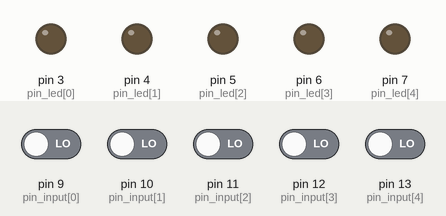
A sketch run on a simulated Arduino Uno, built with avr-gcc and run on an emulated ATmega328P. Shown: output pins drawn as LEDs (lit = HIGH). The inputs (shaded band) are chosen by the test bench; at power-on: pin 9 (pin_input[0]), pin 10 (pin_input[1]), pin 11 (pin_input[2]), pin 12 (pin_input[3]), pin 13 (pin_input[4]) LOW.

Above: at 1.2 s.
1.3 s: pin 9 (pin_input[0]) driven HIGH
At 2.5 s:
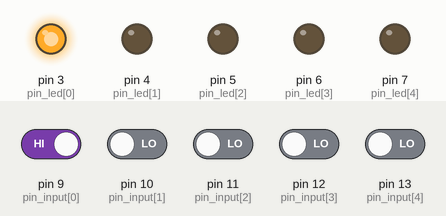
2.8 s: pin 10 (pin_input[1]) driven HIGH
At 3.7 s:
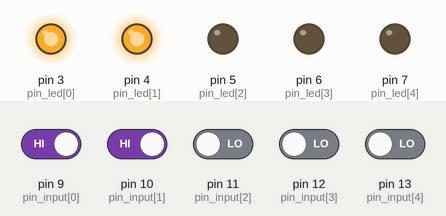
4.3 s: pin 11 (pin_input[2]) driven HIGH
At 4.8 s:
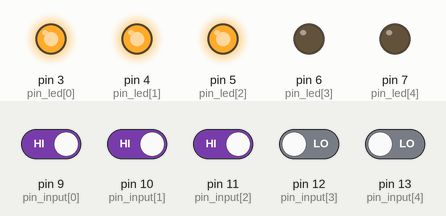
5.8 s: pin 12 (pin_input[3]) driven HIGH
At 7.0 s:
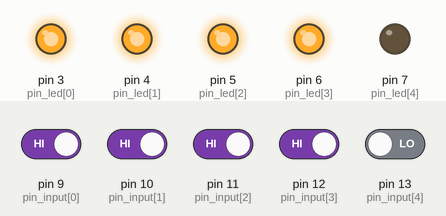
7.3 s: pin 13 (pin_input[4]) driven HIGH
At 8.3 s:
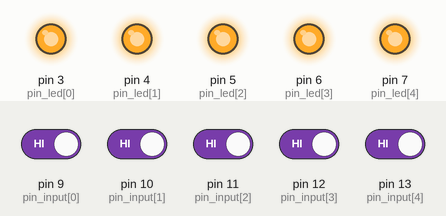
8.8 s: pin 9 (pin_input[0]) driven LOW
At 9.5 s:
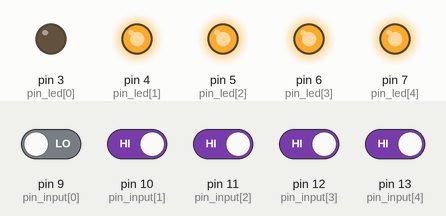
Timing chart, 0 to 11.3 s (numbered marks = the images above; inputs shaded):
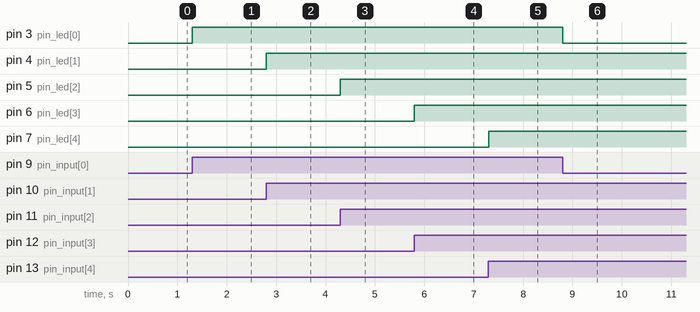

Measured:
- after the input at 1.3 s, pin 3 (pin_led[0]): LOW → HIGH at once
- after the input at 2.8 s, pin 4 (pin_led[1]): LOW → HIGH at once
- after the input at 4.3 s, pin 5 (pin_led[2]): LOW → HIGH at once
- after the input at 5.8 s, pin 6 (pin_led[3]): LOW → HIGH at once
- after the input at 7.3 s, pin 7 (pin_led[4]): LOW → HIGH at once
- after the input at 8.8 s, pin 3 (pin_led[0]): HIGH → LOW at once

The sketch:

auth.ino
```cpp
constexpr uint8_t pin_len = 5;
constexpr uint8_t pin_input[pin_len] = { 9, 10, 11, 12, 13 };
constexpr uint8_t pin_led[pin_len] = { 3, 4, 5, 6, 7 };

constexpr uint8_t sleep = 1;

void setup() {
    for (size_t i = 0; i < pin_len; i++)
    {
        pinMode(pin_input[i], INPUT);
        pinMode(pin_led[i], OUTPUT);
    }
}

void loop() {
    for (size_t i = 0; i < pin_len; i++)
    {
        digitalWrite(pin_led[i], digitalRead(pin_input[i]));
    }

    delay(sleep);
}

// alarm -> Röd
// armed -> Gul
// door_locked -> Blå
// is_valid_key -> Grön
```
